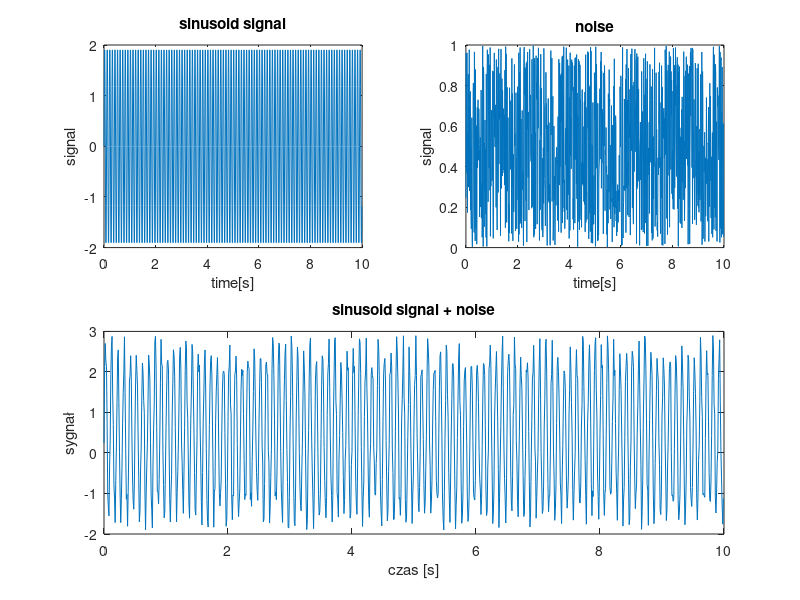
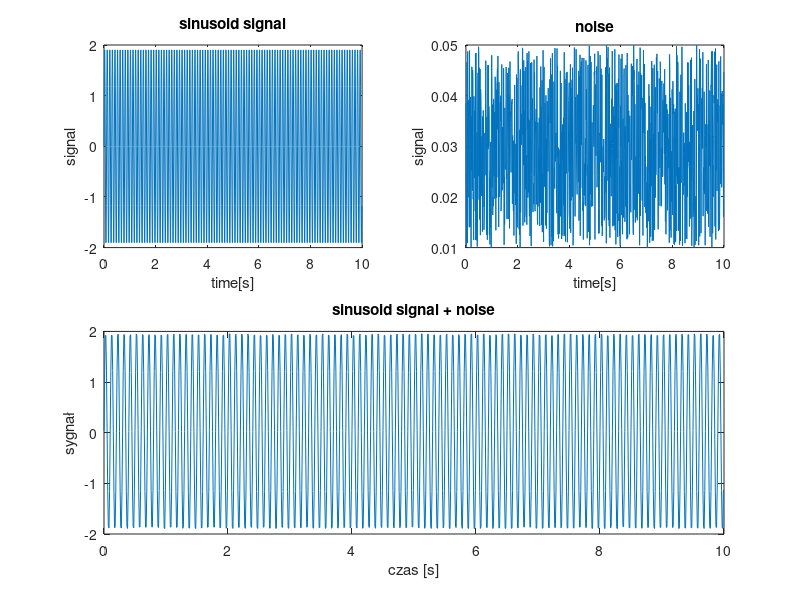
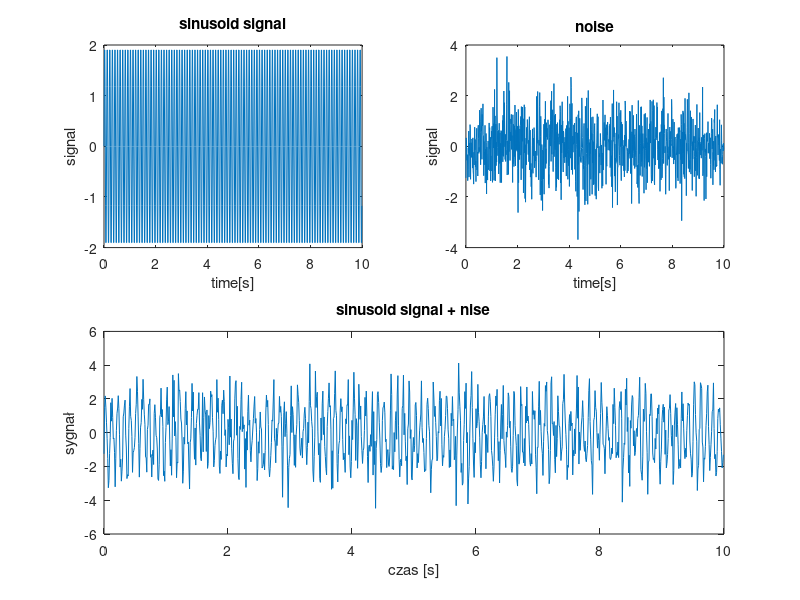
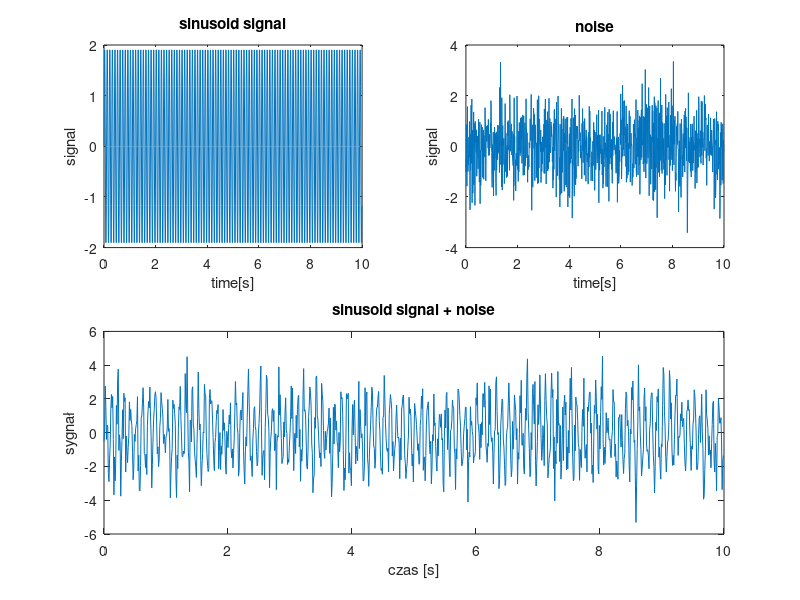

Reproduce these figures in MATLAB, in order.
close all;
clear all;

% Skrypt 1
fp = 100;
f1 = 10;
fi1 = 0;
A1 = 2;
N = 1000; % liczba próbek sygnału sinusoidalnego
N2 = 1000; %liczba probek szumu
t = 0:1/fp:(N-1)/fp;
x_s = A1 * sin(2 * pi * f1 * t + fi1);

%zadanie 1
 
random_signal = rand(1, N); % sygnał z rozkładu równomiernego od 0 do 1
x = random_signal + x_s;

figure('Name','zadanie 1');     
subplot(2, 2, 1);
plot(t, x_s);
xlabel('time[s]');
ylabel('signal');
title('sinusoid signal');

subplot(2, 2, 2);
plot(t, random_signal);
xlabel('time[s]');
ylabel('signal');
title('noise');


subplot(2, 2, 3:4);
plot(t, x);
xlabel('czas [s]');
ylabel('sygnał');
title('sinusoid signal + noise');

%%zadanie 2

random_signal = rand(1, N2) * 0.04 + 0.01; % sygnał od 0.01 do 0.05
x = random_signal + x_s;

figure('Name','zadanie 2');     
subplot(2, 2, 1);
plot(t, x_s);
xlabel('time[s]');
ylabel('signal');
title('sinusoid signal');

subplot(2, 2, 2);
plot(t, random_signal);
xlabel('time[s]');
ylabel('signal');
title('noise');


subplot(2, 2, 3:4);
plot(t, x);
xlabel('czas [s]');
ylabel('sygnał');
title('sinusoid signal + noise');

%zadanie 3

random_signal = randn(1, N2); % sygnał z rozkładu normalnego 
x = random_signal + x_s;

figure('Name','zadanie 3');     
subplot(2, 2, 1);
plot(t, x_s);
xlabel('time[s]');
ylabel('signal');
title('sinusoid signal');

subplot(2, 2, 2);
plot(t, random_signal);
xlabel('time[s]');
ylabel('signal');
title('noise');


subplot(2, 2, 3:4);
plot(t, x);
xlabel('czas [s]');
ylabel('sygnał');
title('sinusoid signal + nise');

%%zadanie 4



mu = 0.01; % średnia sygnału losowego
sigma = sqrt(0.5); % odchylenie standardowe (pierwiastek z wariancji) sygnału losowego
random_signal = mu + randn(1, N2); % sygnał z rozkładu normalnego


x = random_signal + x_s;


figure('Name','zadanie 4');     
subplot(2, 2, 1);
plot(t, x_s);
xlabel('time[s]');
ylabel('signal');
title('sinusoid signal');

subplot(2, 2, 2);
plot(t, random_signal);
xlabel('time[s]');
ylabel('signal');
title('noise');

subplot(2, 2, 3:4);
plot(t, x);
xlabel('czas [s]');
ylabel('sygnał');
title('sinusoid signal + noise');

